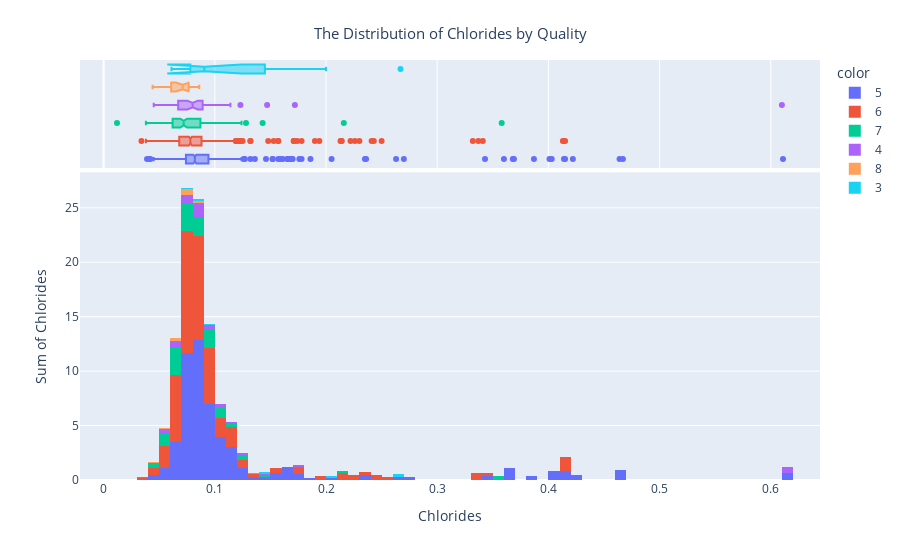

Here is the notebook cell this chart was saved with:
### Code cell
fig = px.histogram(df['chlorides'], x="chlorides", y="chlorides", color=df['quality'], marginal="box")
fig.update_layout(yaxis_title='Sum of Chlorides', xaxis_title='Chlorides', title={'text': 'The Distribution of Chlorides by Quality','x': 0.5,'y': 0.95,'xanchor': 'center','yanchor': 'top','font': dict(size=15)})

### Figure 1 — Plotly figure (JSON) as saved in the notebook; plotly's stock layout.template omitted (floating-point values rounded to 4 significant figures; data arrays with more than 128 entries replaced by an {"elided": "..."} marker saying what was removed)
{"data": [{"alignmentgroup": "True", "bingroup": "x", "histfunc": "sum", "hovertemplate": "color=5<br>chlorides=%{x}<br>sum of chlorides=%{y}<extra></extra>", "legendgroup": "5", "marker": {"color": "#636efa", "pattern": {"shape": ""}}, "name": "5", "offsetgroup": "5", "orientation": "v", "showlegend": true, "type": "histogram", "x": {"elided": "577 float values"}, "xaxis": "x", "y": {"elided": "577 float values"}, "yaxis": "y"}, {"alignmentgroup": "True", "hovertemplate": "color=5<br>chlorides=%{x}<extra></extra>", "legendgroup": "5", "marker": {"color": "#636efa"}, "name": "5", "notched": true, "offsetgroup": "5", "showlegend": false, "type": "box", "x": {"elided": "577 float values"}, "xaxis": "x2", "yaxis": "y2"}, {"alignmentgroup": "True", "bingroup": "x", "histfunc": "sum", "hovertemplate": "color=6<br>chlorides=%{x}<br>sum of chlorides=%{y}<extra></extra>", "legendgroup": "6", "marker": {"color": "#EF553B", "pattern": {"shape": ""}}, "name": "6", "offsetgroup": "6", "orientation": "v", "showlegend": true, "type": "histogram", "x": {"elided": "535 float values"}, "xaxis": "x", "y": {"elided": "535 float values"}, "yaxis": "y"}, {"alignmentgroup": "True", "hovertemplate": "color=6<br>chlorides=%{x}<extra></extra>", "legendgroup": "6", "marker": {"color": "#EF553B"}, "name": "6", "notched": true, "offsetgroup": "6", "showlegend": false, "type": "box", "x": {"elided": "535 float values"}, "xaxis": "x2", "yaxis": "y2"}, {"alignmentgroup": "True", "bingroup": "x", "histfunc": "sum", "hovertemplate": "color=7<br>chlorides=%{x}<br>sum of chlorides=%{y}<extra></extra>", "legendgroup": "7", "marker": {"color": "#00cc96", "pattern": {"shape": ""}}, "name": "7", "offsetgroup": "7", "orientation": "v", "showlegend": true, "type": "histogram", "x": {"elided": "167 float values"}, "xaxis": "x", "y": {"elided": "167 float values"}, "yaxis": "y"}, {"alignmentgroup": "True", "hovertemplate": "color=7<br>chlorides=%{x}<extra></extra>", "legendgroup": "7", "marker": {"color": "#00cc96"}, "name": "7", "notched": true, "offsetgroup": "7", "showlegend": false, "type": "box", "x": {"elided": "167 float values"}, "xaxis": "x2", "yaxis": "y2"}, {"alignmentgroup": "True", "bingroup": "x", "histfunc": "sum", "hovertemplate": "color=4<br>chlorides=%{x}<br>sum of chlorides=%{y}<extra></extra>", "legendgroup": "4", "marker": {"color": "#ab63fa", "pattern": {"shape": ""}}, "name": "4", "offsetgroup": "4", "orientation": "v", "showlegend": true, "type": "histogram", "x": [0.086, 0.172, 0.088, 0.054, 0.084, 0.08, 0.045, 0.61, 0.072, 0.072, 0.058, 0.061, 0.089, 0.087, 0.096, 0.07, 0.07, 0.103, 0.088, 0.105, 0.07, 0.096, 0.073, 0.078, 0.086, 0.102, 0.058, 0.147, 0.067, 0.067, 0.093, 0.071, 0.096, 0.079, 0.075, 0.057, 0.054, 0.081, 0.057, 0.083, 0.089, 0.05, 0.084, 0.068, 0.08, 0.069, 0.123, 0.06, 0.067, 0.08, 0.114, 0.06, 0.082], "xaxis": "x", "y": [0.086, 0.172, 0.088, 0.054, 0.084, 0.08, 0.045, 0.61, 0.072, 0.072, 0.058, 0.061, 0.089, 0.087, 0.096, 0.07, 0.07, 0.103, 0.088, 0.105, 0.07, 0.096, 0.073, 0.078, 0.086, 0.102, 0.058, 0.147, 0.067, 0.067, 0.093, 0.071, 0.096, 0.079, 0.075, 0.057, 0.054, 0.081, 0.057, 0.083, 0.089, 0.05, 0.084, 0.068, 0.08, 0.069, 0.123, 0.06, 0.067, 0.08, 0.114, 0.06, 0.082], "yaxis": "y"}, {"alignmentgroup": "True", "hovertemplate": "color=4<br>chlorides=%{x}<extra></extra>", "legendgroup": "4", "marker": {"color": "#ab63fa"}, "name": "4", "notched": true, "offsetgroup": "4", "showlegend": false, "type": "box", "x": [0.086, 0.172, 0.088, 0.054, 0.084, 0.08, 0.045, 0.61, 0.072, 0.072, 0.058, 0.061, 0.089, 0.087, 0.096, 0.07, 0.07, 0.103, 0.088, 0.105, 0.07, 0.096, 0.073, 0.078, 0.086, 0.102, 0.058, 0.147, 0.067, 0.067, 0.093, 0.071, 0.096, 0.079, 0.075, 0.057, 0.054, 0.081, 0.057, 0.083, 0.089, 0.05, 0.084, 0.068, 0.08, 0.069, 0.123, 0.06, 0.067, 0.08, 0.114, 0.06, 0.082], "xaxis": "x2", "yaxis": "y2"}, {"alignmentgroup": "True", "bingroup": "x", "histfunc": "sum", "hovertemplate": "color=8<br>chlorides=%{x}<br>sum of chlorides=%{y}<extra></extra>", "legendgroup": "8", "marker": {"color": "#FFA15A", "pattern": {"shape": ""}}, "name": "8", "offsetgroup": "8", "orientation": "v", "showlegend": true, "type": "histogram", "x": [0.078, 0.073, 0.045, 0.072, 0.086, 0.08, 0.07, 0.06, 0.065, 0.071, 0.083, 0.076, 0.068, 0.044, 0.061, 0.056, 0.074], "xaxis": "x", "y": [0.078, 0.073, 0.045, 0.072, 0.086, 0.08, 0.07, 0.06, 0.065, 0.071, 0.083, 0.076, 0.068, 0.044, 0.061, 0.056, 0.074], "yaxis": "y"}, {"alignmentgroup": "True", "hovertemplate": "color=8<br>chlorides=%{x}<extra></extra>", "legendgroup": "8", "marker": {"color": "#FFA15A"}, "name": "8", "notched": true, "offsetgroup": "8", "showlegend": false, "type": "box", "x": [0.078, 0.073, 0.045, 0.072, 0.086, 0.08, 0.07, 0.06, 0.065, 0.071, 0.083, 0.076, 0.068, 0.044, 0.061, 0.056, 0.074], "xaxis": "x2", "yaxis": "y2"}, {"alignmentgroup": "True", "bingroup": "x", "histfunc": "sum", "hovertemplate": "color=3<br>chlorides=%{x}<br>sum of chlorides=%{y}<extra></extra>", "legendgroup": "3", "marker": {"color": "#19d3f3", "pattern": {"shape": ""}}, "name": "3", "offsetgroup": "3", "orientation": "v", "showlegend": true, "type": "histogram", "x": [0.074, 0.2, 0.097, 0.145, 0.084, 0.137, 0.267, 0.061, 0.082, 0.078], "xaxis": "x", "y": [0.074, 0.2, 0.097, 0.145, 0.084, 0.137, 0.267, 0.061, 0.082, 0.078], "yaxis": "y"}, {"alignmentgroup": "True", "hovertemplate": "color=3<br>chlorides=%{x}<extra></extra>", "legendgroup": "3", "marker": {"color": "#19d3f3"}, "name": "3", "notched": true, "offsetgroup": "3", "showlegend": false, "type": "box", "x": [0.074, 0.2, 0.097, 0.145, 0.084, 0.137, 0.267, 0.061, 0.082, 0.078], "xaxis": "x2", "yaxis": "y2"}], "layout": {"barmode": "relative", "legend": {"title": {"text": "color"}, "tracegroupgap": 0}, "margin": {"t": 60}, "title": {"font": {"size": 15}, "text": "The Distribution of Chlorides by Quality", "x": 0.5, "xanchor": "center", "y": 0.95, "yanchor": "top"}, "xaxis": {"anchor": "y", "domain": [0, 1], "title": {"text": "Chlorides"}}, "xaxis2": {"anchor": "y2", "domain": [0, 1], "matches": "x", "showgrid": true, "showticklabels": false}, "yaxis": {"anchor": "x", "domain": [0, 0.7326], "title": {"text": "Sum of Chlorides"}}, "yaxis2": {"anchor": "x2", "domain": [0.7426, 1], "matches": "y2", "showgrid": false, "showline": false, "showticklabels": false, "ticks": ""}}}
